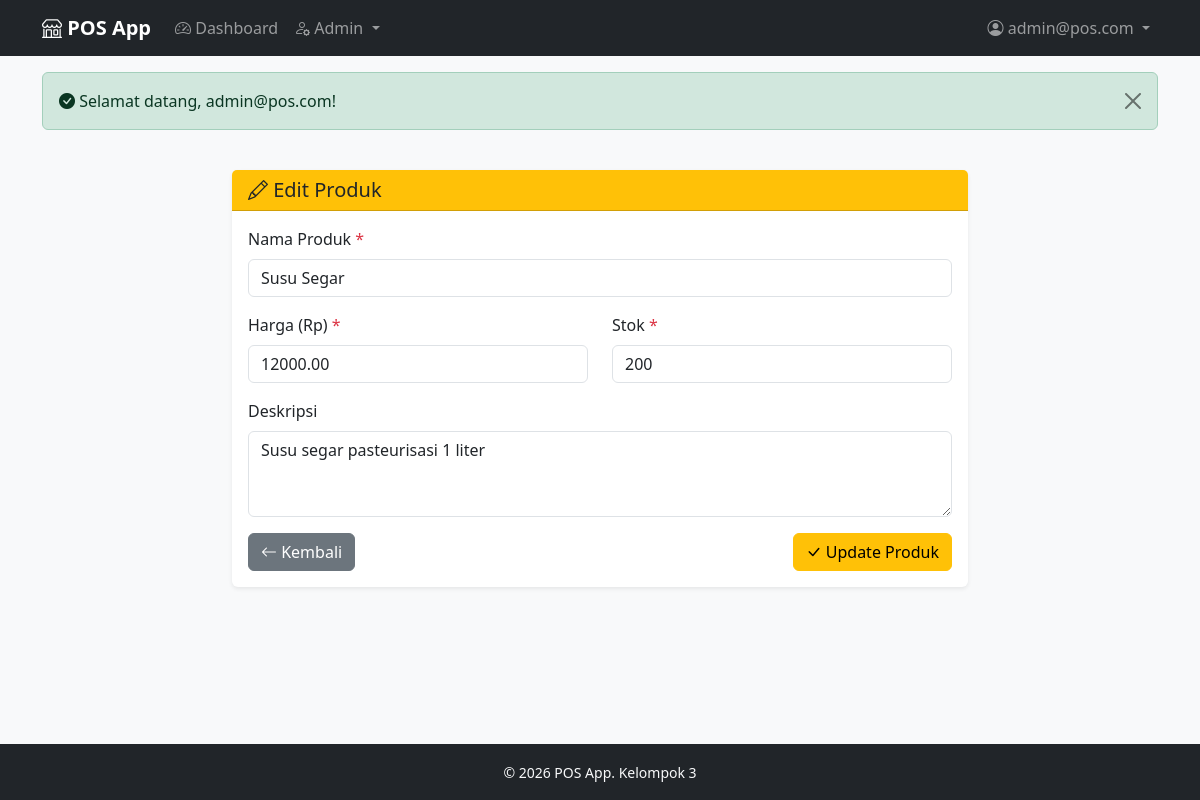
The page /admin/product/edit?id=4 (signed in) on the database as committed earlier.
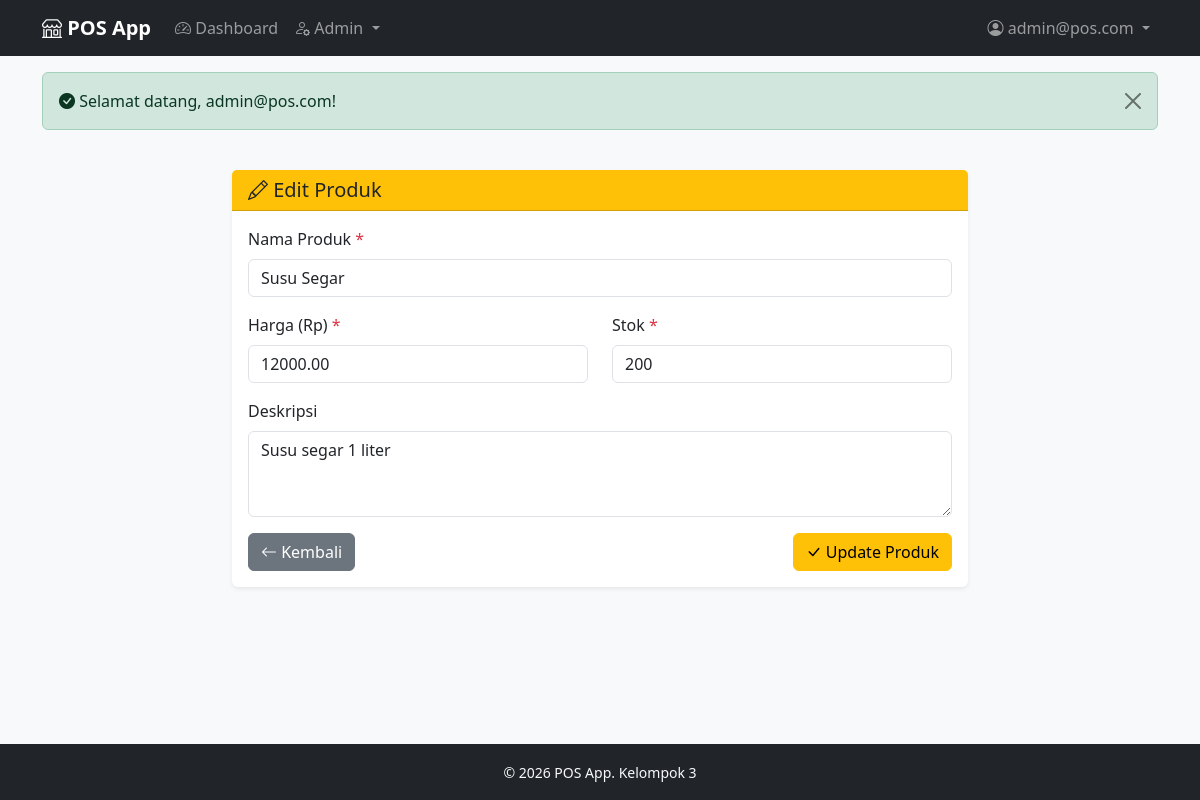
The same page on the database as committed later.
### tables this page shows
CREATE TABLE IF NOT EXISTS products (
    id INT AUTO_INCREMENT PRIMARY KEY,
    name VARCHAR(255) NOT NULL,
    image VARCHAR(255) DEFAULT NULL,
    price DECIMAL(12,2) NOT NULL DEFAULT 0,
    stock INT NOT NULL DEFAULT 0,
    description TEXT,
    created_at TIMESTAMP DEFAULT CURRENT_TIMESTAMP,
    updated_at TIMESTAMP DEFAULT CURRENT_TIMESTAMP ON UPDATE CURRENT_TIMESTAMP,
    deleted_at DATETIME DEFAULT NULL
);

### app/Controllers/Controller.php (called while the page is built, shortened)
<?php
class Controller
{
    protected function view(string $viewName, array $data = []): void
    {
        require BASE_PATH . '/app/Views/layouts/main.php';
    }
}

### app/Controllers/Admin/AdminProductController.php (called while the page is built, shortened)
<?php
require_once __DIR__ . '/../Controller.php';
require_once BASE_PATH . '/app/Models/Product.php';
class AdminProductController extends Controller
{
    private Product $productModel;
    public function __construct()
    {
        $this->productModel = new Product();
    }
    public function edit(): void
    {
        $id = $_GET['id'] ?? null;
        $product = $this->productModel->getById($id);
        $this->view('admin/product/edit', [
            'title'   => 'Edit Produk',
            'product' => $product,
        ]);
    }
}

### config/database.php (called while the page is built)
<?php
function getConnection(): PDO
{
    static $pdo = null;
    if ($pdo === null) {
        $host = env('DB_HOST', 'localhost');
        $port = env('DB_PORT', '3306');
        $db   = env('DB_DATABASE', 'pos_db');
        $user = env('DB_USERNAME', 'root');
        $pass = env('DB_PASSWORD', '');
        $dsn = "mysql:host={$host};port={$port};dbname={$db};charset=utf8mb4";
        try {
            $pdo = new PDO($dsn, $user, $pass, [
                PDO::ATTR_ERRMODE            => PDO::ERRMODE_EXCEPTION,
                PDO::ATTR_DEFAULT_FETCH_MODE => PDO::FETCH_ASSOC,
                PDO::ATTR_EMULATE_PREPARES   => false,
            ]);
        } catch (PDOException $e) {
            if (APP_ENV === 'local') {
                die("Koneksi database gagal: " . $e->getMessage());
            } else {
                die("Terjadi kesalahan pada server. Silakan coba lagi nanti.");
            }
        }
    }
    return $pdo;
}

### app/Models/Product.php (called while the page is built, shortened)
<?php
class Product
{
    private PDO $pdo;
    public function __construct()
    {
        $this->pdo = getConnection();
    }
    public function getById(int $id): array|false
    {
        $stmt = $this->pdo->prepare("SELECT * FROM products WHERE id = ?");
        $stmt->execute([$id]);
        return $stmt->fetch();
    }
}

### helpers/functions.php (called while the page is built, shortened)
<?php
function e(?string $value): string
{
    return htmlspecialchars($value ?? '', ENT_QUOTES, 'UTF-8');
}

### app/Views/admin/product/edit.php (the view, shortened to what this page needs)
<div class="row justify-content-center">
    <div class="col-md-8">
        <div class="card border-0 shadow-sm">
            <div class="card-header bg-warning text-dark">
                <h5 class="mb-0"><i class="bi bi-pencil"></i> Edit Produk</h5>
            </div>
            <div class="card-body">
                <form action="/admin/product/update" method="POST">
                    <div class="mb-3">
                        <label for="name" class="form-label">Nama Produk <span class="text-danger">*</span></label>
                        <input type="text" class="form-control" id="name" name="name"
                               value="<?= e($product['name']) ?>" required>
                    </div>
                    <div class="row">
                        <div class="col-md-6 mb-3">
                            <label for="price" class="form-label">Harga (Rp) <span class="text-danger">*</span></label>
                            <input type="number" class="form-control" id="price" name="price"
                                   value="<?= $product['price'] ?>" required min="0">
                        </div>
                        <div class="col-md-6 mb-3">
                            <label for="stock" class="form-label">Stok <span class="text-danger">*</span></label>
                            <input type="number" class="form-control" id="stock" name="stock"
                                   value="<?= $product['stock'] ?>" required min="0">
                        </div>
                    </div>
                    <div class="mb-3">
                        <label for="description" class="form-label">Deskripsi</label>
                        <textarea class="form-control" id="description" name="description"
                                  rows="3"><?= e($product['description'] ?? '') ?></textarea>
                    </div>
                    <div class="d-flex justify-content-between">
                        <a href="/admin/product" class="btn btn-secondary">
                            <i class="bi bi-arrow-left"></i> Kembali
                        </a>
                        <button type="submit" class="btn btn-warning">
                            <i class="bi bi-check-lg"></i> Update Produk
                        </button>
                    </div>
                </form>
            </div>
        </div>
    </div>
</div>

Rows that differ between the two databases and show on the page:
changed products "Susu Segar": description "Susu segar pasteurisasi 1 liter" → "Susu segar 1 liter"
